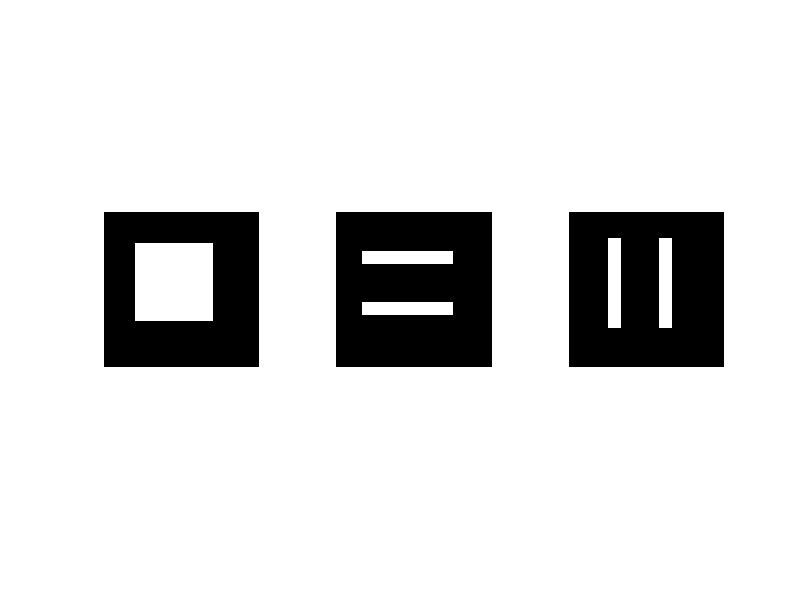

This chart was generated by the following MATLAB code:
pkg load image;
clc;


filtro1 = [-1 -1 -1; 2 2 2; -1 -1 -1]; #2 barras horizontais

s = [-1 2 -1; -1 2 -1; -1 2 -1]; #2 barras verticais
img = zeros(10,10);

img(3:7,3:7)=1;

b = conv2(filtro1,img);
c = conv2(s,img);

figure(1),subplot(1,3,1),imshow(img);
figure(1),subplot(1,3,2),imshow(b);
figure(1),subplot(1,3,3),imshow(c);










